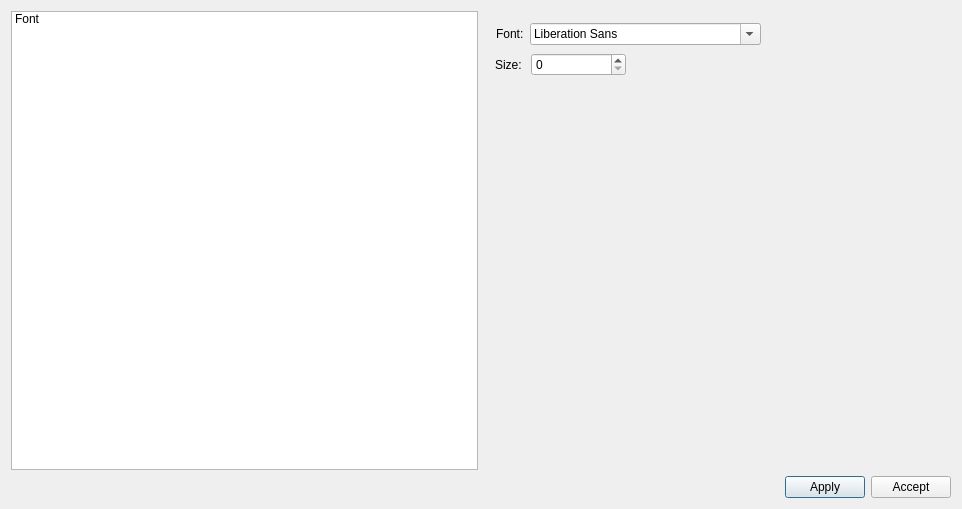
<?xml version="1.0" encoding="UTF-8"?>
<ui version="4.0">
 <class>PreferencesDialog</class>
 <widget class="QDialog" name="PreferencesDialog">
  <property name="geometry">
   <rect>
    <x>0</x>
    <y>0</y>
    <width>962</width>
    <height>509</height>
   </rect>
  </property>
  <property name="windowTitle">
   <string>Preferences</string>
  </property>
  <layout class="QGridLayout" name="gridLayout_2">
   <item row="0" column="0">
    <layout class="QHBoxLayout" name="horizontalLayout_3">
     <item>
      <widget class="QListWidget" name="listWidget">
       <item>
        <property name="text">
         <string>Font</string>
        </property>
       </item>
      </widget>
     </item>
     <item>
      <widget class="QStackedWidget" name="stackedWidget">
       <widget class="QWidget" name="page">
        <widget class="QWidget" name="">
         <property name="geometry">
          <rect>
           <x>11</x>
           <y>42</y>
           <width>131</width>
           <height>24</height>
          </rect>
         </property>
         <layout class="QFormLayout" name="formLayout">
          <item row="0" column="0">
           <widget class="QLabel" name="label_2">
            <property name="text">
             <string>Size: </string>
            </property>
           </widget>
          </item>
          <item row="0" column="1">
           <widget class="QSpinBox" name="spinBox">
            <property name="maximum">
             <number>999999999</number>
            </property>
           </widget>
          </item>
         </layout>
        </widget>
        <widget class="QWidget" name="">
         <property name="geometry">
          <rect>
           <x>12</x>
           <y>12</y>
           <width>265</width>
           <height>24</height>
          </rect>
         </property>
         <layout class="QFormLayout" name="formLayout_2">
          <item row="0" column="0">
           <widget class="QLabel" name="label">
            <property name="text">
             <string>Font:</string>
            </property>
           </widget>
          </item>
          <item row="0" column="1">
           <widget class="QFontComboBox" name="fontComboBox"/>
          </item>
         </layout>
        </widget>
       </widget>
       <widget class="QWidget" name="page_2"/>
      </widget>
     </item>
    </layout>
   </item>
   <item row="1" column="0">
    <layout class="QHBoxLayout" name="horizontalLayout_2">
     <item>
      <spacer name="horizontalSpacer">
       <property name="orientation">
        <enum>Qt::Horizontal</enum>
       </property>
       <property name="sizeHint" stdset="0">
        <size>
         <width>40</width>
         <height>20</height>
        </size>
       </property>
      </spacer>
     </item>
     <item>
      <widget class="QPushButton" name="apply">
       <property name="text">
        <string>Apply</string>
       </property>
      </widget>
     </item>
     <item>
      <widget class="QPushButton" name="accept">
       <property name="text">
        <string>Accept</string>
       </property>
      </widget>
     </item>
    </layout>
   </item>
  </layout>
 </widget>
 <resources/>
 <connections/>
</ui>
